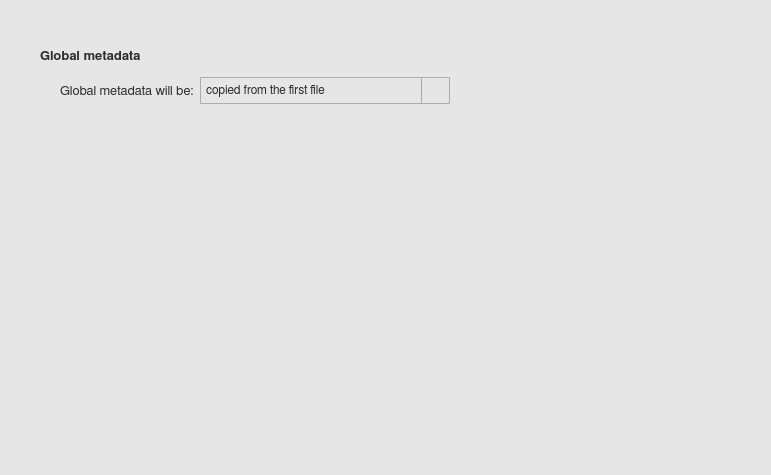
<?xml version="1.0" encoding="UTF-8"?>
<ui version="4.0">
 <class>infoWindow</class>
 <widget class="QWidget" name="infoWindow">
  <property name="geometry">
   <rect>
    <x>0</x>
    <y>0</y>
    <width>771</width>
    <height>475</height>
   </rect>
  </property>
  <property name="minimumSize">
   <size>
    <width>0</width>
    <height>0</height>
   </size>
  </property>
  <property name="maximumSize">
   <size>
    <width>16777215</width>
    <height>16777215</height>
   </size>
  </property>
  <property name="font">
   <font>
    <family>FreeSans</family>
    <pointsize>10</pointsize>
    <stylestrategy>PreferAntialias</stylestrategy>
    <kerning>true</kerning>
   </font>
  </property>
  <property name="windowTitle">
   <string>Information</string>
  </property>
  <property name="windowIcon">
   <iconset>
    <normaloff>icons/info_popup_icon.svg</normaloff>icons/info_popup_icon.svg</iconset>
  </property>
  <property name="styleSheet">
   <string notr="true">QWidget {
	background-color: rgb(230,230,230);
}

QScrollBar:vertical {
  border: 1px solid white;
  background-color: rgb(240, 240, 240);
  width: 20px;
  margin: 21px 0px 21px 0px;
}

QScrollBar:horizontal {
  border: 1px solid white;
  background-color: rgb(240, 240, 240);
  height: 20px;
  margin: 0px 21px 0px 21px;
}

QScrollBar::handle:vertical {
  background-color: rgb(205, 205, 205);
  min-height: 25px;
}

QScrollBar:handle:vertical:hover {
  background-color: rgb(166, 166, 166);
}

QScrollBar:handle:vertical:pressed {
  background-color: rgb(96, 96, 96);
}

QScrollBar::handle:horizontal {
  background-color: rgb(205, 205, 205);
  min-width: 25px;
}

QScrollBar:handle:horizontal:hover {
  background-color: rgb(166, 166, 166);
}

QScrollBar:handle:horizontal:pressed {
  background-color: rgb(96, 96, 96);
}

QScrollBar::add-line:vertical {
  border-top: 1px solid rgb(240,240,240);
  border-left: 1px solid white;
  border-right: 1px solid white;
  border-bottom: 1px solid white;
  background-color: rgb(240, 240, 240);
  height: 20px;
  subcontrol-position: bottom;
  subcontrol-origin: margin;
}

QScrollBar::add-line:vertical:hover {
  background-color: rgb(218, 218, 218);
}

QScrollBar::add-line:vertical:pressed {
  background-color: rgb(96, 96, 96);
}

QScrollBar::sub-line:vertical {
  border-top: 1px solid white;
  border-left: 1px solid white;
  border-right: 1px solid white;
  border-bottom: 1px solid rgb(240,240,240);
  background-color: rgb(240, 240, 240);
  height: 20px;
  subcontrol-position: top;
  subcontrol-origin: margin;
}

QScrollBar::sub-line:vertical:hover {
  background-color: rgb(218, 218, 218);
}

QScrollBar::sub-line:vertical:pressed {
  background-color: rgb(96, 96, 96);
}

QScrollBar::up-arrow:vertical {
  image: url(icons/up_arrow_icon.svg); 
  width: 16px;
  height: 16px;
}

QScrollBar::up-arrow:vertical:pressed {
  right: -1px;
  bottom: -1px;
}

QScrollBar::down-arrow:vertical {
  image: url(icons/down_arrow_icon.svg); 
  width: 16px;
  height: 16px;
}

QScrollBar::down-arrow:vertical:pressed {
  right: -1px;
  bottom: -1px;
}

QScrollBar::add-line:horizontal {
  border-top: 1px solid white;
  border-left: 1px solid rgb(240,240,240);
  border-right: 1px solid white;
  border-bottom: 1px solid white;
  background-color: rgb(240, 240, 240);
  width: 20px;
  subcontrol-position: right;
  subcontrol-origin: margin;
}

QScrollBar::add-line:horizontal:hover {
  background-color: rgb(218, 218, 218);
}

QScrollBar::add-line:horizontal:pressed {
  background-color: rgb(96, 96, 96);
}

QScrollBar::sub-line:horizontal {
  border-top: 1px solid white;
  border-left: 1px solid white;
  border-right: 1px solid rgb(240,240,240);
  border-bottom: 1px solid white;
  background-color: rgb(240, 240, 240);
  width: 20px;
  subcontrol-position: left;
  subcontrol-origin: margin;
}

QScrollBar::sub-line:horizontal:hover {
  background-color: rgb(218, 218, 218);
}

QScrollBar::sub-line:horizontal:pressed {
  background-color: rgb(96, 96, 96);
}

QScrollBar::left-arrow:horizontal {
  image: url(icons/left_arrow_icon.svg); 
  width: 16px;
  height: 16px;
}

QScrollBar::left-arrow:horizontal:pressed {
  right: -1px;
  bottom: -1px;
}

QScrollBar::right-arrow:horizontal {
  image: url(icons/right_arrow_icon.svg); 
  width: 16px;
  height: 16px;
}

QScrollBar::right-arrow:horizontal:pressed {
  right: -1px;
  bottom: -1px;
}</string>
  </property>
  <widget class="QWidget" name="">
   <property name="geometry">
    <rect>
     <x>40</x>
     <y>40</y>
     <width>507</width>
     <height>67</height>
    </rect>
   </property>
   <layout class="QVBoxLayout" name="options_layout">
    <item>
     <layout class="QHBoxLayout" name="options_hl_1">
      <item>
       <widget class="QLabel" name="options_label_1">
        <property name="enabled">
         <bool>true</bool>
        </property>
        <property name="minimumSize">
         <size>
          <width>0</width>
          <height>27</height>
         </size>
        </property>
        <property name="maximumSize">
         <size>
          <width>16777215</width>
          <height>27</height>
         </size>
        </property>
        <property name="font">
         <font>
          <family>FreeSans</family>
          <pointsize>10</pointsize>
          <weight>75</weight>
          <bold>true</bold>
          <stylestrategy>PreferAntialias</stylestrategy>
          <kerning>true</kerning>
         </font>
        </property>
        <property name="styleSheet">
         <string notr="true">QLabel {
	color: rgb(45,45,45);
}</string>
        </property>
        <property name="text">
         <string>Global metadata</string>
        </property>
        <property name="alignment">
         <set>Qt::AlignLeading|Qt::AlignLeft|Qt::AlignVCenter</set>
        </property>
       </widget>
      </item>
      <item>
       <spacer name="horizontalSpacer">
        <property name="orientation">
         <enum>Qt::Horizontal</enum>
        </property>
        <property name="sizeHint" stdset="0">
         <size>
          <width>40</width>
          <height>20</height>
         </size>
        </property>
       </spacer>
      </item>
     </layout>
    </item>
    <item>
     <layout class="QHBoxLayout" name="options_hl_2">
      <item>
       <widget class="QLabel" name="options_label_2">
        <property name="enabled">
         <bool>true</bool>
        </property>
        <property name="minimumSize">
         <size>
          <width>0</width>
          <height>27</height>
         </size>
        </property>
        <property name="maximumSize">
         <size>
          <width>16777215</width>
          <height>27</height>
         </size>
        </property>
        <property name="font">
         <font>
          <family>FreeSans</family>
          <pointsize>10</pointsize>
          <stylestrategy>PreferAntialias</stylestrategy>
          <kerning>true</kerning>
         </font>
        </property>
        <property name="styleSheet">
         <string notr="true">QLabel {
	color: rgb(45,45,45);
}</string>
        </property>
        <property name="text">
         <string>Global metadata will be:</string>
        </property>
        <property name="alignment">
         <set>Qt::AlignLeading|Qt::AlignLeft|Qt::AlignVCenter</set>
        </property>
        <property name="indent">
         <number>20</number>
        </property>
       </widget>
      </item>
      <item>
       <widget class="QComboBox" name="options_combobox_1">
        <property name="minimumSize">
         <size>
          <width>250</width>
          <height>27</height>
         </size>
        </property>
        <property name="maximumSize">
         <size>
          <width>250</width>
          <height>27</height>
         </size>
        </property>
        <property name="font">
         <font>
          <family>FreeSans</family>
          <pointsize>9</pointsize>
          <stylestrategy>PreferAntialias</stylestrategy>
          <kerning>true</kerning>
         </font>
        </property>
        <property name="styleSheet">
         <string notr="true">QComboBox {
	border: 1px solid #acacac;
    border-radius: 1px;
	padding-left: 5px;
    background-color: qlineargradient(x1: 0, y1: 0, x2: 0, y2: 1, 
								stop: 0 #f0f0f0, stop: 1 #e5e5e5);
    color: rgb(45,45,45);
}

QComboBox:disabled {
	background-color:  rgb(200,200,200);
}

QComboBox:hover {
	border: 1px solid #7eb4ea;
    border-radius: 1px;
	background-color: qlineargradient(x1: 0, y1: 0, x2: 0, y2: 1, 
								stop: 0 #ecf4fc, stop: 1 #dcecfc);
}

QComboBox::drop-down {
	subcontrol-origin: padding;
	subcontrol-position: top right;
	width: 27px;
    border-left-width: 1px;
	border-left-color: darkgray;
	border-left-style: solid;
	border-top-right-radius: 3px;
	border-bottom-right-radius: 3px;
}

QComboBox::down-arrow {
	image: url(icons/down_arrow_icon.svg); 
	width: 16px;
	height: 16px
}

QComboBox QAbstractItemView {
	selection-background-color: rgb(200,200,200);
	selection-color: black;
	background: #f0f0f0;
	border: 0px solid #f0f0f0;
}

QComboBox QAbstractItemView::item {
	margin: 5px 5px 5px 5px;
}</string>
        </property>
        <property name="frame">
         <bool>false</bool>
        </property>
        <item>
         <property name="text">
          <string>copied from the first file</string>
         </property>
        </item>
        <item>
         <property name="text">
          <string>concatenated from all files</string>
         </property>
        </item>
        <item>
         <property name="text">
          <string>deleted (no global metadata)</string>
         </property>
        </item>
       </widget>
      </item>
      <item>
       <spacer name="horizontalSpacer_2">
        <property name="orientation">
         <enum>Qt::Horizontal</enum>
        </property>
        <property name="sizeHint" stdset="0">
         <size>
          <width>40</width>
          <height>20</height>
         </size>
        </property>
       </spacer>
      </item>
     </layout>
    </item>
   </layout>
  </widget>
 </widget>
 <resources/>
 <connections/>
</ui>
